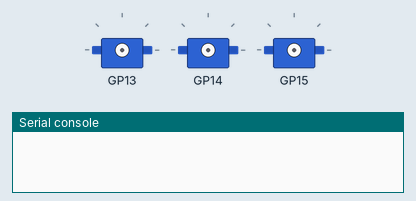
The program below on a simulated Raspberry Pi Pico running MicroPython. Shown: 3 × servo, the last lines printed to the serial console. Servo angles are drawn from the pulse width (0.5 ms = 0°, 2.5 ms = 180°). At 9.0 s the program stops and its outputs stay as they are.

Above: at 0.1 s.
At 2.5 s:
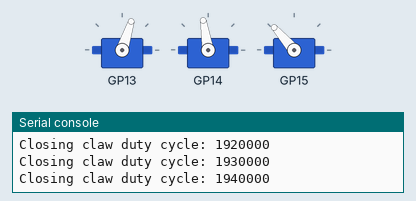
At 4.41 s:
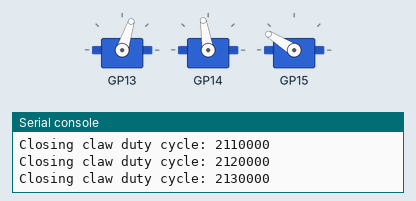
At 8.0 s:
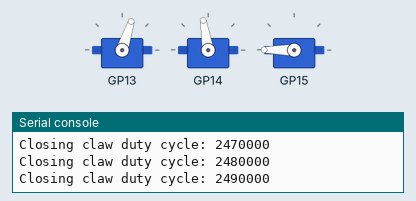
Timing chart, 0 to 9.5 s (numbered marks = the images above):
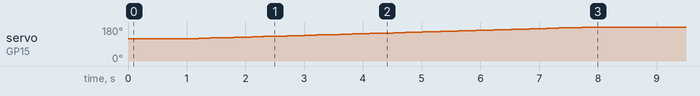

Measured:
- by itself, servo on GP15: moves from 117° to 180° over 6.9 s

The program:

ac2.py
```python
from machine import Pin, PWM
from time import sleep

SHOULDER_A_NEUTRAL = 1_300_000 #LEFT
SHOULDER_B_NEUTRAL = 1_600_000 #RIGHT

CLAW_NEUTRAL = 1_800_000


class ArmController:
    def __init__(self, claw_pin, arm_pin_a, arm_pin_b):
        self.claw_servo = PWM(Pin(claw_pin))
        self.shoulder_servo_a = PWM(Pin(arm_pin_a))
        self.shoulder_servo_b = PWM(Pin(arm_pin_b))
        self.claw_servo.freq(50)
        self.shoulder_servo_a.freq(50) #LEFT
        self.shoulder_servo_b.freq(50) #RIGHT


        # Set initial positions
        self.set_neutral()

    def set_neutral(self):
        self.shoulder_duty_a = SHOULDER_A_NEUTRAL
        self.shoulder_duty_b = SHOULDER_B_NEUTRAL
        self.claw_duty = CLAW_NEUTRAL

        self.shoulder_servo_a.duty_ns(self.shoulder_duty_a)
        self.shoulder_servo_b.duty_ns(self.shoulder_duty_b)
        self.claw_servo.duty_ns(self.claw_duty)

# R_SHOULDER_MAX = 400_000
# R_SHOULDER_MIN = 2_100_000
# R_SHOULDER_MID = 1_600_000
# L_SHOULDER_MAX = 2_500_000
# L_SHOULDER_MIN = 800_000
# L_SHOULDER_MID = 1_300_000

    def lower_claw(self, dc_inc=0):  # Lower arm
        assert -50_000 <= dc_inc <= 50_000
        self.shoulder_duty_a += dc_inc
        self.shoulder_duty_b -= dc_inc

        if self.shoulder_duty_a >= 2_500_000:
            self.shoulder_duty_a = 2_500_000
            self.shoulder_duty_b = 400_000


        elif self.shoulder_duty_a <= 400_000:
            self.shoulder_duty_a = 400_000
            self.shoulder_duty_b = 2_500_000

        self.shoulder_servo_a.duty_ns(self.shoulder_duty_a)
        self.shoulder_servo_b.duty_ns(self.shoulder_duty_b)


# CLAW_MAX = 2_600_000
# CLAW_MIN = 1_800_000
# CLAW_MID = (CLAW_MAX + CLAW_MIN) // 2
# CLAW_RANGE = (CLAW_MAX - CLAW_MIN) // 2

    def close_claw(self, dc_inc=0):  # Close claw
        assert -50_000 <= dc_inc <= 50_000
        self.claw_duty += dc_inc
        if self.claw_duty >= 2_600_000:
            self.claw_duty = 2_600_000
        elif self.claw_duty <= 1_800_000:
            self.claw_duty = 1_800_000
        self.claw_servo.duty_ns(self.claw_duty)


# Example usage
if __name__ == "__main__":
    from utime import sleep

    sleep(1)
    ac = ArmController(15, 13, 14)
    for _ in range(80):
        ac.close_claw(10_000)
        sleep(0.1)
        print(f"Closing claw duty cycle: {ac.claw_duty}")
#     for _ in range(20):
#         ac.close_claw(-20_000)
#         sleep(0.1)
#         print(f"Opening claw duty cycle: {ac.claw_duty}")
#
#     ac.set_neutral()
#     sleep(1)
#     print("arm set to neutral")
#
#     for _ in range(20):
#         ac.lower_claw(20_000)
#         sleep(0.1)
#         #print(f"Lowering claw duty cycle: {ac.shoulder_duty}")
#     for _ in range(20):
#         ac.lower_claw(-20_000)
#         sleep(0.1)
        #print(f"Lifting claw duty cycle: {ac.shoulder_duty}")
```
